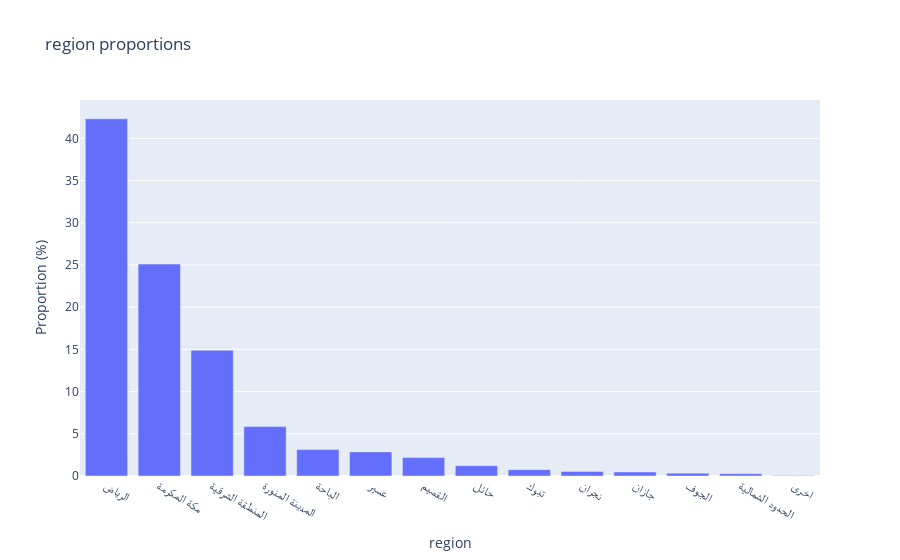

Write notebook code for a chart like this one.
### Code cell
figure

### Figure 1 — Plotly figure (JSON) as saved in the notebook; plotly's stock layout.template omitted (floating-point values rounded to 4 significant figures)
{"data": [{"name": "Propotion", "type": "bar", "x": ["الرياض", "مكة المكرمة", "المنطقة الشرقية", "المدينة المنورة", "الباحة", "عسير", "القصيم", "حائل", "تبوك", "نجران", "جازان", "الجوف", "الحدود الشمالية", "اخرى"], "y": [42.31, 25.1, 14.9, 5.85, 3.129, 2.857, 2.177, 1.224, 0.7483, 0.5442, 0.4762, 0.3401, 0.2721, 0.06803]}], "layout": {"autosize": true, "barmode": "group", "legend": {"orientation": "h"}, "title": {"text": "region proportions"}, "xaxis": {"autorange": true, "range": [-0.5, 13.5], "title": {"text": "region"}, "type": "category"}, "yaxis": {"autorange": true, "range": [0, 44.54], "title": {"text": "Proportion (%)"}, "type": "linear"}}}
